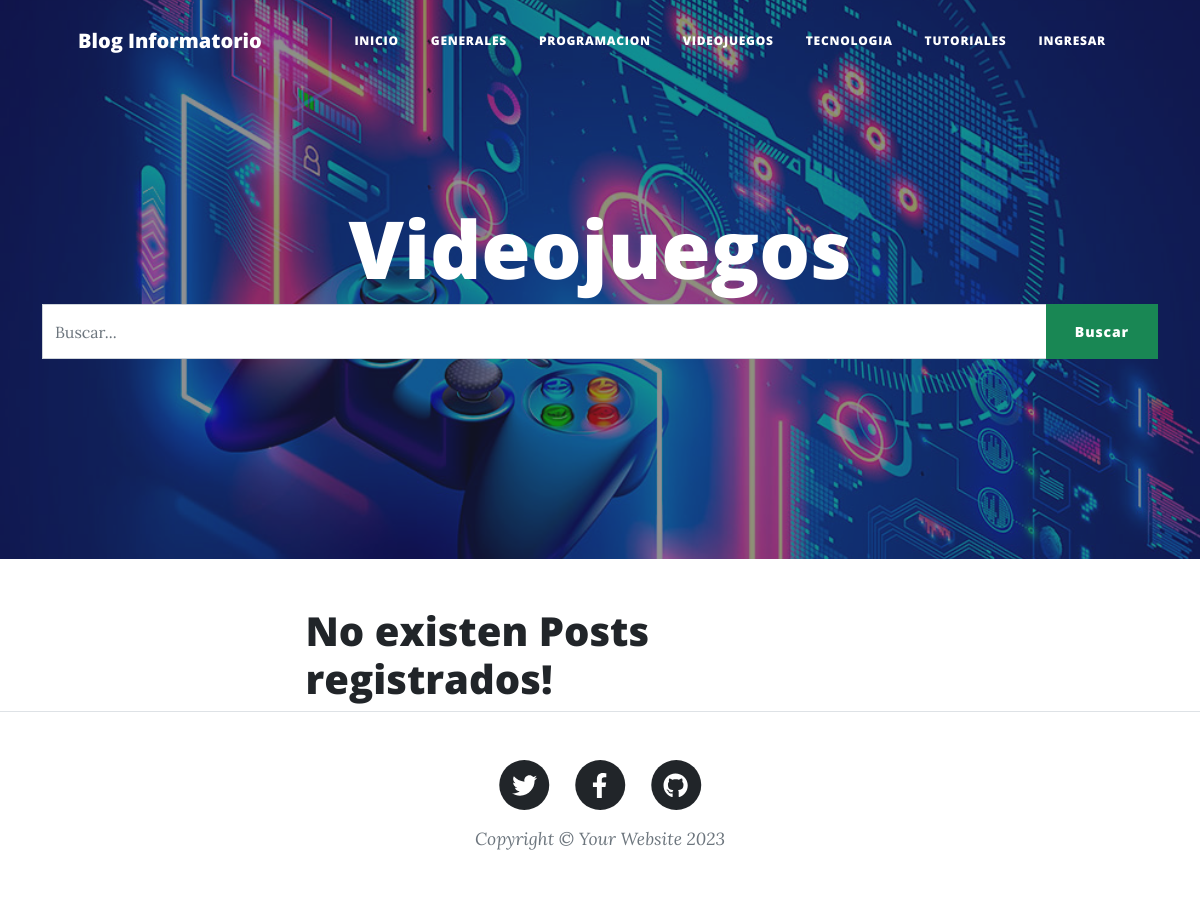
/videojuegos/, run on an earlier commit of the app's database.
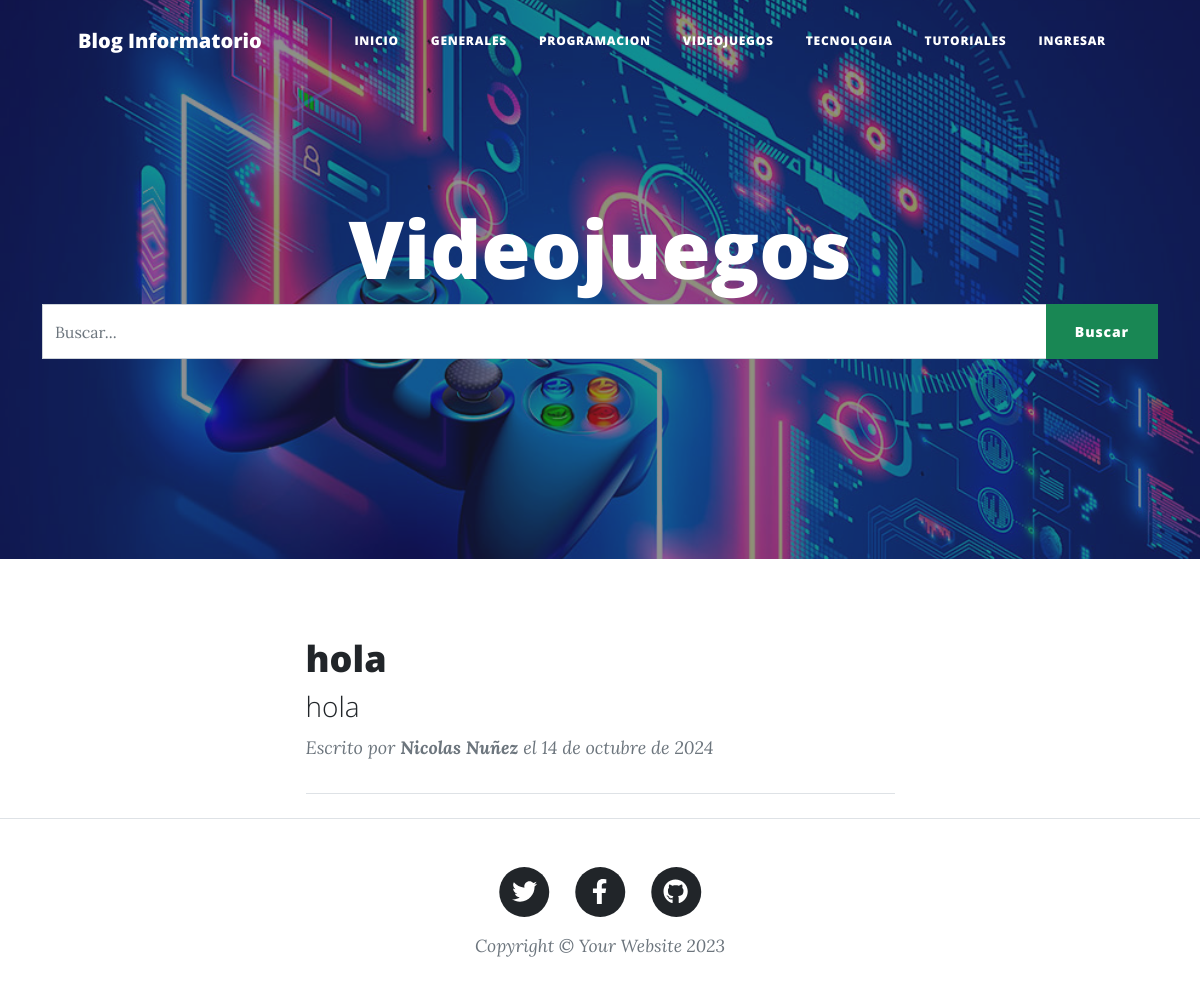
And on a later commit of the database.
### GestionDeBlog/models.py (models this page shows, shortened)
class Post(models.Model):
    id = models.AutoField(primary_key=True)
    titulo = models.CharField('Titulo', max_length=150, blank=False, null=False)
    slug = models.CharField('Slug', max_length=100, blank=False, null=False)
    descripcion = models.CharField('Descripcion', max_length=255, blank=False, null=False)
    contenido = RichTextField()
    imagen = models.URLField(max_length=255, blank=False, null=False)
    autor = models.ForeignKey(Usuario, on_delete=models.CASCADE)
    categoria = models.ForeignKey(Categoria, on_delete=models.CASCADE)
    estado = models.BooleanField('Publicado / No Publicado', default=True)
    fecha_creacion = models.DateField('Fecha de Creacion', auto_now=False, auto_now_add=True)
    class Meta:
        verbose_name = 'Post'
        verbose_name_plural = 'Posts'

class Usuario(AbstractUser):
    REQUIRED_FIELDS = ['first_name', 'last_name', 'email']
    def __str__(self):
        return f'{self.first_name} {self.last_name}'

### GestionDeBlog/views.py (the view, shortened to what this page needs)
# urls.py: path('videojuegos/', views.videojuegos, name='videojuegos'),
def videojuegos(request):
    queryset = request.GET.get("buscar")
    post = Post.objects.filter(estado = True, categoria = Categoria.objects.get(nombre__iexact = 'Videojuegos'))
    paginator = Paginator(post, 2)
    page = request.GET.get('page')
    post = paginator.get_page(page)
    return render(request, 'videojuegos.html', {'post':post})

### GestionDeBlog/templates/videojuegos.html (shortened to what this page needs)
{% extends 'index.html' %}
{% load static %}
{% block imagen %} {% static 'assets/img/videojuegos.jpg' %}  {% endblock imagen %}
{% block titulo_principal %} Videojuegos {% endblock titulo_principal %}

### GestionDeBlog/templates/index.html (shortened to what the changed rows need)
{% load static %}
<!DOCTYPE html>
<html lang="es">
    <head>
        <link href="{% static 'css/styles.css' %}" rel="stylesheet" />
    </head>
    <body>
        <header class="masthead" style="background-image: url('{% block imagen %} {% static 'assets/img/home-bg.jpg' %} {% endblock imagen %}')">
            <div class="container position-relative px-4 px-lg-5">
                <div class="row gx-4 gx-lg-5 justify-content-center">
                    <div class="col-md-10 col-lg-8 col-xl-7">
                        <div class="site-heading">
                            <h1>{% block titulo_principal %} Blog Informatorio {% endblock titulo_principal %}</h1>
                        </div>
                    </div>
                </div>
            </div>
        </header>
        <div class="container px-4 px-lg-5">
            <div class="row gx-4 gx-lg-5 justify-content-center">
                <div class="col-md-10 col-lg-8 col-xl-7">
                    {% block contenido %}
                        {% if post %}
                        {% for p in post %}
                            <div class="post-preview">
                                <a href={% url 'detallepost' p.slug %}>
                                    <h2 class="post-title">{{p.titulo}}</h2>
                                    <h3 class="post-subtitle">{{p.descripcion}}</h3>
                                <p class="post-meta">
                                    Escrito por
                                    <strong> {{p.autor}} </strong> el
                                    {{p.fecha_creacion}}
                                </p>
                            </div>
                        <hr class="my-4" />
                        {% endfor %}
                        {% else %}
                            <h1> No existen Posts registrados! </h1>
                        {% endif %}
                    {% endblock contenido %}
                </div>
            </div>
        </div>
    </body>
</html>

What changed in the data, as far as the page shows it:
added Post: titulo "hola", descripcion "hola", autor "Nicolas Nuñez", fecha_creacion "14 de octubre de 2024"
Also different on the page:
text no longer shown: "No existen Posts registrados!"
